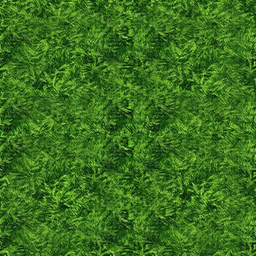
#> input picture assets/tex_grass.png, 256 x 256 px, found by its file name
$ python postprocess.py
#> lines starting #> are read from the running program, lines starting #| are printed output that depends on the picture
"""Turn raw diffusion output into game-ready sprites.

Objects:  flood-fill the near-white background from the borders -> alpha,
          decontaminate white fringes, trim, downscale to 2x logical size.
Textures: make seamless by wrap-shift + edge blend, downscale to 256.
Writes    ../../assets/*.png and ../../assets/manifest.json.
"""
import json
import os
from collections import deque

import numpy as np
from PIL import Image, ImageEnhance, ImageFilter

from manifest import ASSETS, ICONS, TEXTURES

# (saturation, brightness) trims so the terrain doesn't overpower the sprites
TEX_ADJUST = {
    "tex_water": (0.62, 0.78),
    "tex_grass": (0.80, 0.92),
    "tex_deep": (0.90, 1.15),
    "tex_sand": (0.85, 0.97),
}


# [17 lines left out: function strip_ground, not called in this run]

HERE = os.path.dirname(os.path.abspath(__file__))
RAW = os.path.join(HERE, "raw")
OUT = os.path.join(HERE, "..", "..", "assets")


# [47 lines left out: functions remove_background, trim, not called in this run]


def make_seamless(img):
    """Offset by half and blend the seam cross for tileability."""
    rgb = np.asarray(img.convert("RGB"), dtype=np.float32)
    h, w, _ = rgb.shape
    shifted = np.roll(np.roll(rgb, h // 2, axis=0), w // 2, axis=1)
    yy, xx = np.mgrid[0:h, 0:w].astype(np.float32)
    dx = np.minimum(np.abs(xx - w / 2), np.minimum(xx, w - xx)) / (w / 4)
    dy = np.minimum(np.abs(yy - h / 2), np.minimum(yy, h - yy)) / (h / 4)
    blend = np.clip(1 - np.minimum(dx, dy), 0, 1) ** 2  # 1 near seam cross
    out = shifted * (1 - blend[..., None]) + np.roll(np.roll(shifted, 7, axis=0), 11, axis=1) * blend[..., None]
    return Image.fromarray(out.astype(np.uint8), "RGB")


def main():
    os.makedirs(OUT, exist_ok=True)
    manifest = {"objects": {}, "textures": {}}

    for a in ASSETS:
        src = os.path.join(RAW, a["key"] + ".png")
        if not os.path.exists(src):
            print(f"missing raw/{a['key']}.png — skipped")
            continue
        img = remove_background(Image.open(src))
        if a.get("strip"):
            img = strip_ground(img)
        img = trim(img)
        if "fith" in a:  # people: fit by height, width follows the figure
            scale = (a["fith"] * 2) / img.height
            target_w = max(2, round(img.width * scale))
        else:
            target_w = a["w"] * 2  # stored at 2x logical size
            scale = target_w / img.width
        img = img.resize((target_w, max(2, round(img.height * scale))), Image.LANCZOS)
        img.save(os.path.join(OUT, a["key"] + ".png"))
        lw, lh = img.width / 2, img.height / 2
        oyk = a.get("oyk", 0.96)
        manifest["objects"][a["key"]] = {
            "file": a["key"] + ".png",
            "w": lw, "h": round(lh, 1), "oy": round(lh * oyk, 1),
        }
        print(f"ok  {a['key']}  {lw}x{round(lh)}")
#> pass 2 of the loop in main, `for a in ASSETS:`:
#> pass 3 of the loop in main, `for a in ASSETS:`:
#> the loop made 48 passes; the first 3 are shown

    manifest["icons"] = {}
    for i in ICONS:
        src = os.path.join(RAW, i["key"] + ".png")
        if not os.path.exists(src):
            print(f"missing raw/{i['key']}.png — skipped")
            continue
        img = trim(remove_background(Image.open(src)), pad=6)
        side = max(img.width, img.height)  # pad to square, keep centred
        sq = Image.new("RGBA", (side, side), (0, 0, 0, 0))
        sq.paste(img, ((side - img.width) // 2, (side - img.height) // 2))
        sq = sq.resize((64, 64), Image.LANCZOS)
        sq.save(os.path.join(OUT, i["key"] + ".png"))
        manifest["icons"][i["key"]] = {"file": i["key"] + ".png"}
        print(f"ok  {i['key']}  64x64")
#> pass 2 of the loop in main, `for i in ICONS:`:
#> pass 3 of the loop in main, `for i in ICONS:`:
#> the loop made 24 passes; the first 3 are shown

    for t in TEXTURES:
        src = os.path.join(RAW, t["key"] + ".png")
        if not os.path.exists(src):
            print(f"missing raw/{t['key']}.png — skipped")
            continue
        img = make_seamless(Image.open(src)).resize((256, 256), Image.LANCZOS)
#> in make_seamless, `shifted = np.roll(np.roll(rgb, h // 2, axis=0), w // 2, axis=1)`:
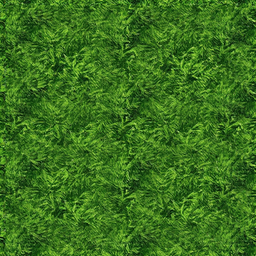
#> shifted: shape (256, 256, 3) float32; mean R, G, B 59.8, 112.7, 30.3
#> in make_seamless, `dx = np.minimum(np.abs(xx - w / 2), np.minimum(xx, w - xx)) / (w / 4)`:
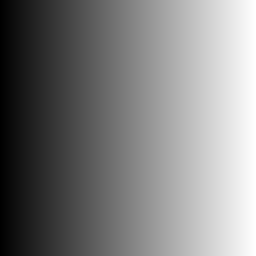
#> xx: shape (256, 256) float32; min 0, max 255, mean 127.5
#> in make_seamless, `dy = np.minimum(np.abs(yy - h / 2), np.minimum(yy, h - yy)) / (h / 4)`:
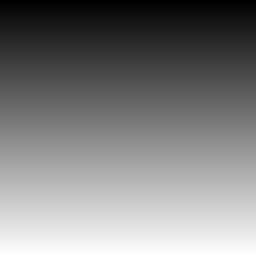
#> yy: shape (256, 256) float32; min 0, max 255, mean 127.5
#> in make_seamless, `blend = np.clip(1 - np.minimum(dx, dy), 0, 1) ** 2`:
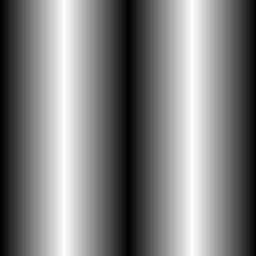
#> dx: shape (256, 256) float32; min 0, max 1, mean 0.5
#> in make_seamless, `out = shifted * (1 - blend[..., None]) + np.roll(np.roll(shifted, 7, a..`:
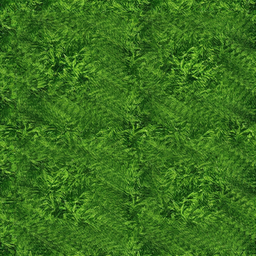
#> out: shape (256, 256, 3) float32; mean R, G, B 59.8, 112.7, 30.3
        if t["key"] in TEX_ADJUST:
            sat, bri = TEX_ADJUST[t["key"]]
            img = ImageEnhance.Color(img).enhance(sat)
            img = ImageEnhance.Brightness(img).enhance(bri)
        img.save(os.path.join(OUT, t["key"] + ".png"))
        manifest["textures"][t["key"]] = {"file": t["key"] + ".png", "size": 256}
        print(f"ok  {t['key']}  256x256 seamless")
#> pass 2 of the loop in main, `for t in TEXTURES:`:
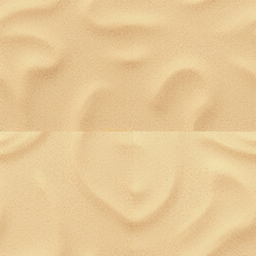
#> input picture assets/tex_sand.png, 256 x 256 px, found by its file name
#> in make_seamless (call 2), `shifted = np.roll(np.roll(rgb, h // 2, axis=0), w // 2, axis=1)`:
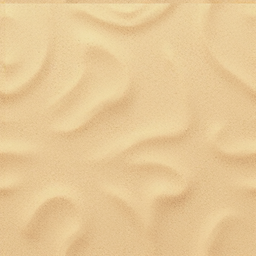
#> shifted: shape (256, 256, 3) float32; mean R, G, B 230.6, 199.9, 150.2
#> in main, `img = ImageEnhance.Color(img).enhance(sat)`:
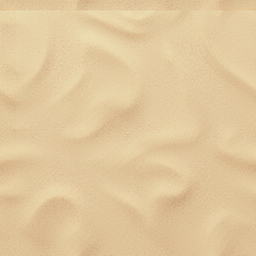
#> img: PIL image 256x256 RGB; mean R, G, B 225.3, 199.2, 157
#> pass 3 of the loop in main, `for t in TEXTURES:`:
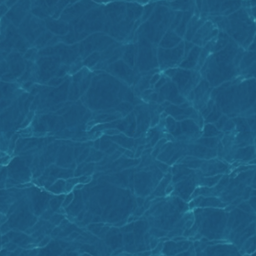
#> input picture assets/tex_water.png, 256 x 256 px, found by its file name
#> in main, `img = ImageEnhance.Color(img).enhance(sat)`:
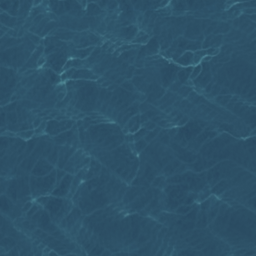
#> img: PIL image 256x256 RGB; mean R, G, B 46.2, 83, 104.2
#> in main, `img = ImageEnhance.Brightness(img).enhance(bri)`:
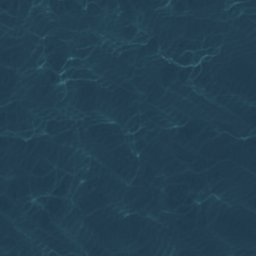
#> img: PIL image 256x256 RGB; mean R, G, B 35.6, 64.3, 80.8
#> the loop made 5 passes; the first 3 are shown

    with open(os.path.join(OUT, "manifest.json"), "w") as f:
        json.dump(manifest, f, indent=1)
    # file:// pages cannot fetch() JSON — ship the manifest as a script too
    with open(os.path.join(OUT, "manifest.js"), "w") as f:
        f.write("const ASSET_MANIFEST = " + json.dumps(manifest, indent=1) + ";\n")
    print("manifest.json + manifest.js written")


if __name__ == "__main__":
    main()
